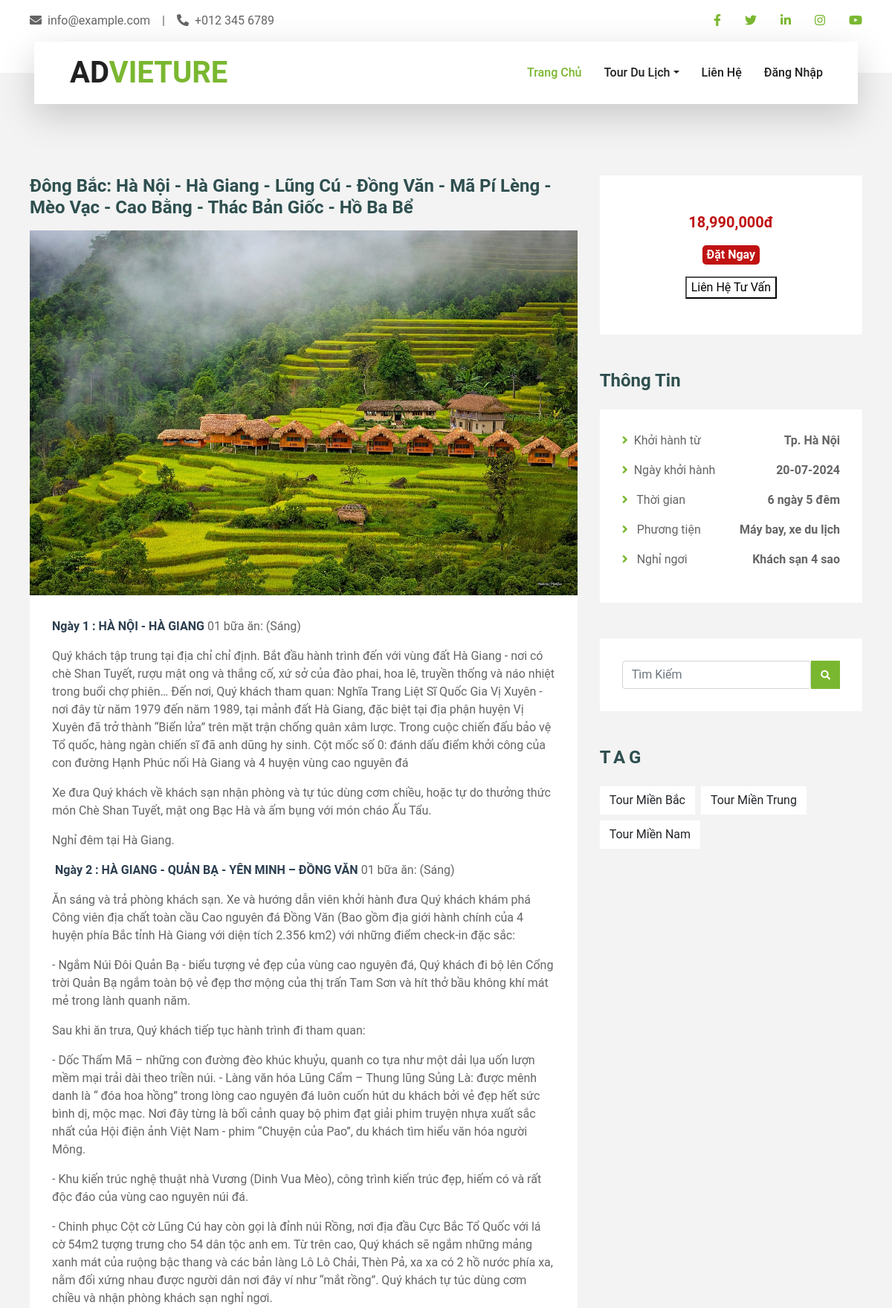
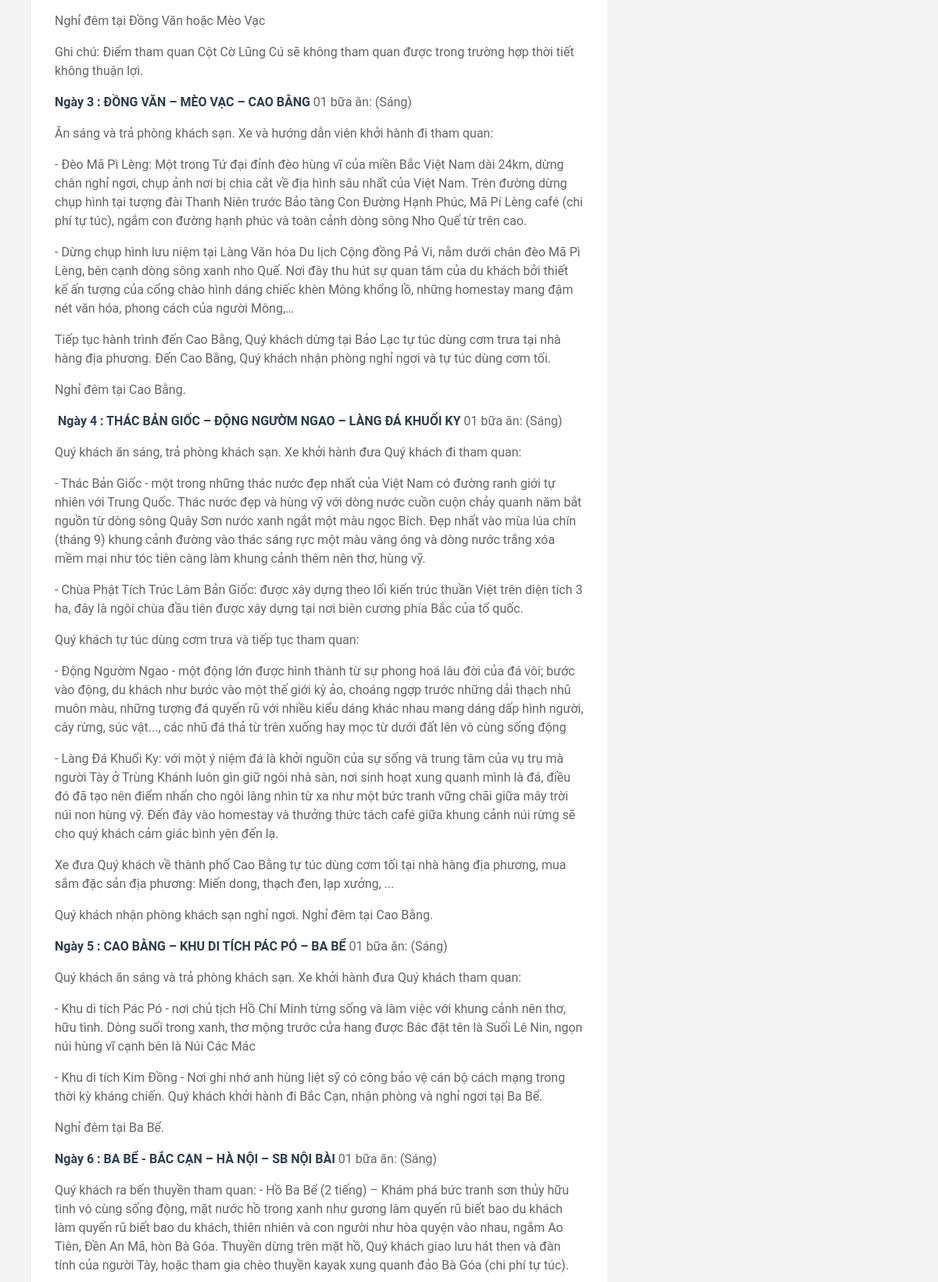
The page /tour/12 (upper part) on the database its author committed (2 pictures, top to bottom).
### app_travel/models.py (models this page shows, shortened)
class Tour(models.Model):
    category = models.ForeignKey(
        Category, on_delete=models.PROTECT, related_name="tours"
    )
    departure = models.ForeignKey(
        Departure, on_delete=models.PROTECT, related_name="dep_tours"
    )
    name = models.CharField(max_length=200)
    price = models.FloatField(default=0.0)
    image = models.ImageField(
        upload_to="tours/images", default="tours/images/default.png"
    )
    days = models.CharField(max_length=150)
    journey = models.CharField(max_length=200, null=True)
    transportation = models.CharField(max_length=200, null=True)
    acommondation = models.CharField(max_length=200, null=True)
    schedule = RichTextUploadingField(blank=True)
    booked = models.IntegerField(default=0)
    departure_date = models.DateField(null=True)
    class Meta:
        verbose_name_plural = "Danh sách Tour"

class Departure(models.Model):
    name = models.CharField(max_length=150, unique=True)
    class Meta:
        verbose_name_plural = "Khởi Hành"

class Category(models.Model):
    name = models.CharField(max_length=150, unique=True)
    image = models.ImageField(
        upload_to="tours/category", default="tours/category/default.jpg"
    )
    def __str__(self):
        return self.name
    class Meta:
        verbose_name_plural ="Danh Mục Tour Nội Địa"

### app_travel/views.py (the view)
# urls.py: path("tour/<int:tour_id>", tour_detail, name="tour_detail"),
def tour_detail(request, tour_id):
    categories = Category.objects.all()
    tour_detail = Tour.objects.filter(id=tour_id).first()
    suggested_tours = Tour.objects.filter(
        Q(category=tour_detail.category)
        & Q(departure=tour_detail.departure)
        & ~Q(id=tour_id)
    )
    md = markdown.Markdown()
    schedule_html = md.convert(tour_detail.schedule)
    return render(
        request,
        "app_travel/tour-detail.html",
        {
            "tour_detail": tour_detail,
            "schedule_html": schedule_html,
            "categories": categories,
            "suggested_tours": suggested_tours[:3],
        },
    )

### app_travel/templates/app_travel/tour-detail.html (shortened to what this page needs)
{% extends "app_travel/.base.html" %}
{% load static %}
{% load humanize %}
{% block main_content %}
<div class="container-fluid py-5">
    <div class="container py-5">
        <div class="row">
            <div class="col-lg-8">
                <div class="pb-3">
                        <h4 class="mb-3">{{tour_detail.name}}</h4>
                        <div class="position-relative">
                            <img class="img-fluid w-100" src="{{tour_detail.image.url}}" alt="{{tour_detail.name}}">
                        </div>
                    <div class="bg-white mb-3" style="padding: 30px;">
                        <div>{{ schedule_html |safe }} </div>
                    </div>
                </div>
            </div>
            <div class="col-lg-4 mt-5 mt-lg-0">
                <div class="d-flex flex-column text-center bg-white mb-5 py-5 px-4">
                    <div class="package-price mb-3">
                        {{tour_detail.price|floatformat:0|intcomma}}<span>đ</span>
                    </div>
                    <div class="booking-button mb-3">
                        <a  href="{% url 'app_booking:tour_booking' tour_detail.pk %}"> <button>Đặt Ngay</button></a>
                    </div>
                    <div>
                        <a href=""> <button style="background-color: white;">Liên Hệ Tư Vấn</button> </a>
                    </div>
                </div>
                <div class="mb-5">
                    <h4 class="mb-4">Thông Tin</h4>
                    <div class="bg-white" style="padding: 30px;">
                        <ul class="list-inline m-0">
                            <li class="mb-3 d-flex justify-content-between align-items-center">
                               <div><i class="fa fa-angle-right text-primary mr-2"></i>Khởi hành từ</div>
                                <span style="font-weight: bold;">{{tour_detail.departure.name}}</span>
                            </li>
                            <li class="mb-3 d-flex justify-content-between align-items-center">
                               <div><i class="fa fa-angle-right text-primary mr-2"></i>Ngày khởi hành</div>
                                <span style="font-weight: bold;">{{tour_detail.departure_date|date:"d-m-Y"}}</span>
                            </li>
                            <li class="mb-3 d-flex justify-content-between align-items-center">
                                <div ><i class="fa fa-angle-right text-primary mr-2"></i> Thời gian</div>
                                <span style="font-weight: bold;">{{tour_detail.days}}</span>
                            </li>
                            <li class="mb-3 d-flex justify-content-between align-items-center">
                                <div><i class="fa fa-angle-right text-primary mr-2"></i> Phương tiện</div>
                                <span style="font-weight: bold;">{{tour_detail.transportation}}</span>
                            </li>
                            <li class="mb-3 d-flex justify-content-between align-items-center">
                                <div><i class="fa fa-angle-right text-primary mr-2"></i> Nghỉ ngơi</div>
                                <span style="font-weight: bold;">{{tour_detail.acommondation}}</span>
                            </li>
                        </ul>
                    </div>
                </div>
                <div class="mb-5">
                    <div class="bg-white" style="padding: 30px;">
                        <form class="input-group" method="get" action="{% url 'app_travel:search' %}">
                            <input type="search" class="form-control rounded" placeholder="Tìm Kiếm" aria-label="Search"
                                aria-describedby="search-addon" name="keyword" autocomplete="off" value="" />
                            <button type="submit" class="btn btn-primary" data-mdb-ripple-init>
                                <small><i class="fas fa-search" aria-hidden="true"></i></small>
                            </button>
                        </form>
                    </div>
                </div>
                <div class="mb-5">
                    <h4 class="text-uppercase mb-4" style="letter-spacing: 5px;">Tag</h4>
                    <div class="d-flex flex-wrap m-n1">
                        {% for category in categories %}
                        <a href="{% url 'app_travel:tours_list' category.pk %}" class="btn btn-light m-1">{{category}}</a>
                        {% endfor %}
                    </div>
                </div>
            </div>
        </div>
    </div>
</div>
{% endblock %}

### rows shown on the page
Tour: name "Đông Bắc: Hà Nội - Hà Giang - Lũng Cú - Đồng Văn - Mã Pí Lèng - Mèo Vạc - Cao Bằng - Thác Bản Giốc - Hồ Ba Bể", image (picture), price "18,990,000", departure.name "Tp. Hà Nội", departure_date "20-07-2024", days "6 ngày 5 đêm", transportation "Máy bay, xe du lịch", acommondation "Khách sạn 4 sao"
Category: name "Tour Miền Bắc"
Category: name "Tour Miền Trung"
Category: name "Tour Miền Nam"
